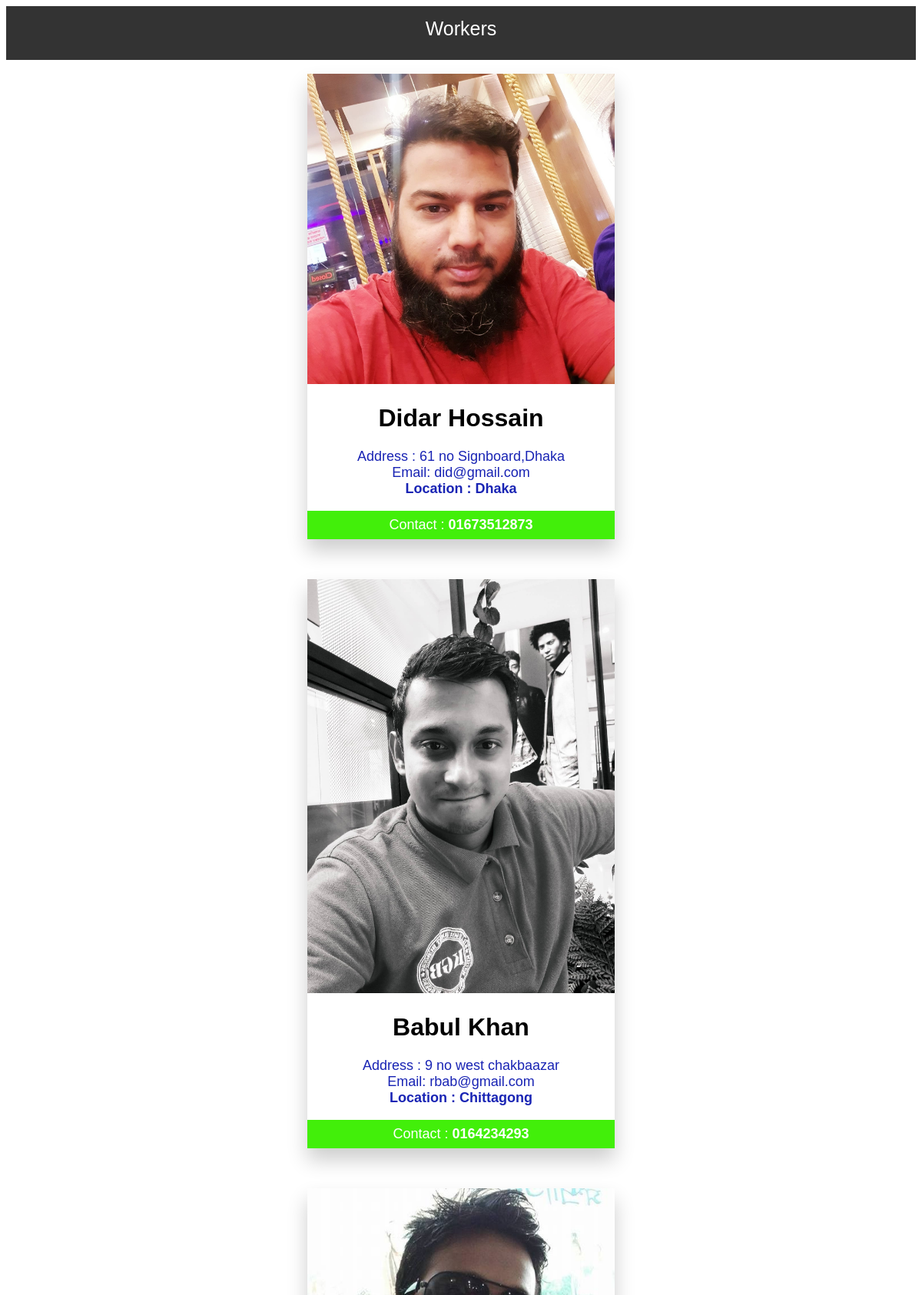
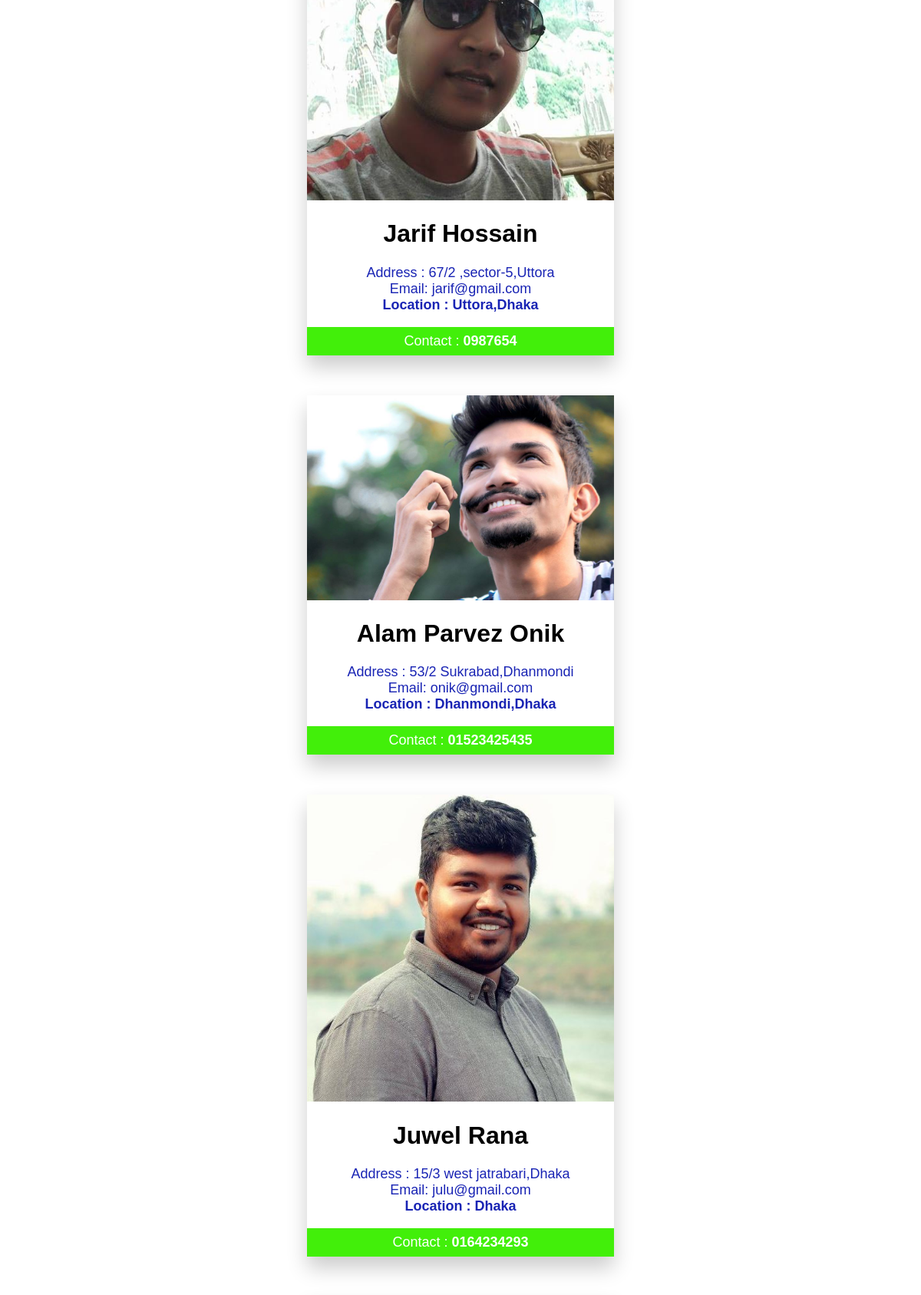
Screenshot of /worker/workers (upper part) with the database file from the repository (2 pictures, top to bottom).
### accounts/models.py (models this page shows, shortened)
class Worker(models.Model):
    name = models.CharField(max_length=50, blank=True, null=True)
    username = models.CharField(max_length=50, blank=True, null=True)
    email = models.EmailField(max_length=50, blank=True, null=True)
    password = models.CharField(max_length=50, blank=True, null=True)
    nid = models.CharField(max_length=50, blank=True, null=True)
    upload_nid = models.ImageField(upload_to='media/')
    pic = models.ImageField(upload_to='media/')
    phone = models.CharField(max_length=50, blank=True, null=True)
    address = models.CharField(max_length=50, blank=True, null=True)
    location = models.CharField(max_length=50, blank=True, null=True)
    type_of_work = models.CharField(max_length=50, blank=True, null=True)

### worker/views.py (the view)
# urls.py: path('workers',views.workers, name = 'workers'),
def workers(request):
    obj = Worker.objects.filter(type_of_work='worker')
    context = {
        'objects': obj
    }
    return render(request, "Workers.html", context)

### templates/Workers.html (shortened to what this page needs)
<!DOCTYPE html>
<html>
<head>
<link rel="stylesheet" href="https://cdnjs.cloudflare.com/ajax/libs/font-awesome/4.7.0/css/font-awesome.min.css">
</head>
<body>
<ul>Workers</ul><br>
 {% for object in objects %}
<div class="card">
  <img src="{{ object.pic.url }}" alt="image-({{ object.name }})" style="width:100%">
  <h1>{{ object.name }}</h1>
   <p class="title" align="center" >
        Address : {{ object.address }}<br>
       Email: {{ object.email }}<br>
    <b>Location : {{ object.location }}</b><br>
   </p>
  <p><button>Contact : <b> {{ object.phone }}</b></button></p>
</div><br>
<br>
 {% endfor %}
</body>
</html>

### templates/Workers.html (style rules this page uses)
ul { margin: auto; padding: 15px; overflow: hidden; height: 40px; background-color: #333; font-family: arial; text-align: center; font-size: 25px; color:white; }
h1 { font-family: arial }
.card { box-shadow: 0 15px 25px 0 rgba(0, 0, 0, 0.2); max-width: 400px; margin: auto; text-align: center; font-family: arial; }
.title { color: #1924b4; font-size: 18px; }
button { border: none; outline: 0; display: inline-block; padding: 8px; color: white; background-color: #42ef0a; text-align: center; cursor: pointer; width: 100%; font-size: 18px; }

### rows the page displays
Worker: pic (picture), name "Didar Hossain", address "61 no Signboard,Dhaka", email "did@gmail.com", location "Dhaka", phone "01673512873"
Worker: pic (picture), name "Babul Khan", address "9 no west chakbaazar", email "rbab@gmail.com", location "Chittagong", phone "0164234293"
Worker: pic (picture), name "Jarif Hossain", address "67/2 ,sector-5,Uttora", email "jarif@gmail.com", location "Uttora,Dhaka", phone "0987654"
Worker: pic (picture), name "Alam Parvez Onik", address "53/2 Sukrabad,Dhanmondi", email "onik@gmail.com", location "Dhanmondi,Dhaka", phone "01523425435"
Worker: pic (picture), name "Juwel Rana", address "15/3 west jatrabari,Dhaka", email "julu@gmail.com", location "Dhaka", phone "0164234293"
